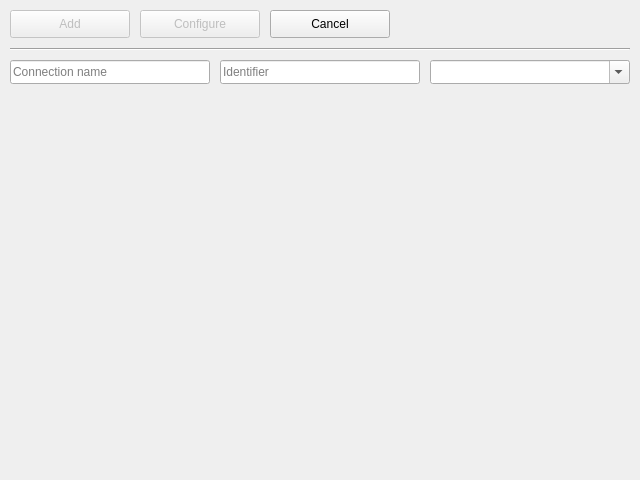
<?xml version="1.0" encoding="UTF-8"?>
<ui version="4.0">
 <class>nForexBridgeConfigurator</class>
 <widget class="QWidget" name="nForexBridgeConfigurator">
  <property name="geometry">
   <rect>
    <x>0</x>
    <y>0</y>
    <width>640</width>
    <height>480</height>
   </rect>
  </property>
  <property name="windowTitle">
   <string>Forex Trading Connection Configurator</string>
  </property>
  <property name="toolTip">
   <string>Forex Trading Connection Configurator</string>
  </property>
  <property name="statusTip">
   <string>Forex Trading Connection Configurator</string>
  </property>
  <property name="whatsThis">
   <string>Forex Trading Connection Configurator</string>
  </property>
  <widget class="QPushButton" name="Add">
   <property name="enabled">
    <bool>false</bool>
   </property>
   <property name="geometry">
    <rect>
     <x>10</x>
     <y>10</y>
     <width>120</width>
     <height>28</height>
    </rect>
   </property>
   <property name="text">
    <string>Add</string>
   </property>
   <property name="default">
    <bool>true</bool>
   </property>
  </widget>
  <widget class="QPushButton" name="Cancel">
   <property name="geometry">
    <rect>
     <x>270</x>
     <y>10</y>
     <width>120</width>
     <height>28</height>
    </rect>
   </property>
   <property name="text">
    <string>Cancel</string>
   </property>
  </widget>
  <widget class="QLineEdit" name="Name">
   <property name="geometry">
    <rect>
     <x>10</x>
     <y>60</y>
     <width>200</width>
     <height>24</height>
    </rect>
   </property>
   <property name="placeholderText">
    <string>Connection name</string>
   </property>
  </widget>
  <widget class="QLineEdit" name="Identifier">
   <property name="geometry">
    <rect>
     <x>220</x>
     <y>60</y>
     <width>200</width>
     <height>24</height>
    </rect>
   </property>
   <property name="placeholderText">
    <string>Identifier</string>
   </property>
  </widget>
  <widget class="QComboBox" name="Modules">
   <property name="geometry">
    <rect>
     <x>430</x>
     <y>60</y>
     <width>200</width>
     <height>24</height>
    </rect>
   </property>
   <property name="toolTip">
    <string>Modules</string>
   </property>
   <property name="statusTip">
    <string>Modules</string>
   </property>
   <property name="whatsThis">
    <string>Modules</string>
   </property>
   <property name="editable">
    <bool>true</bool>
   </property>
  </widget>
  <widget class="Line" name="Line">
   <property name="geometry">
    <rect>
     <x>10</x>
     <y>48</y>
     <width>620</width>
     <height>2</height>
    </rect>
   </property>
   <property name="orientation">
    <enum>Qt::Horizontal</enum>
   </property>
  </widget>
  <widget class="QStackedWidget" name="Stacked">
   <property name="geometry">
    <rect>
     <x>10</x>
     <y>100</y>
     <width>620</width>
     <height>370</height>
    </rect>
   </property>
  </widget>
  <widget class="QPushButton" name="Configure">
   <property name="enabled">
    <bool>false</bool>
   </property>
   <property name="geometry">
    <rect>
     <x>140</x>
     <y>10</y>
     <width>120</width>
     <height>28</height>
    </rect>
   </property>
   <property name="text">
    <string>Configure</string>
   </property>
  </widget>
 </widget>
 <resources/>
 <connections>
  <connection>
   <sender>Add</sender>
   <signal>clicked()</signal>
   <receiver>nForexBridgeConfigurator</receiver>
   <slot>Add()</slot>
   <hints>
    <hint type="sourcelabel">
     <x>69</x>
     <y>23</y>
    </hint>
    <hint type="destinationlabel">
     <x>319</x>
     <y>239</y>
    </hint>
   </hints>
  </connection>
  <connection>
   <sender>Configure</sender>
   <signal>clicked()</signal>
   <receiver>nForexBridgeConfigurator</receiver>
   <slot>Configurator()</slot>
   <hints>
    <hint type="sourcelabel">
     <x>199</x>
     <y>23</y>
    </hint>
    <hint type="destinationlabel">
     <x>319</x>
     <y>239</y>
    </hint>
   </hints>
  </connection>
  <connection>
   <sender>Cancel</sender>
   <signal>clicked()</signal>
   <receiver>nForexBridgeConfigurator</receiver>
   <slot>Cancel()</slot>
   <hints>
    <hint type="sourcelabel">
     <x>329</x>
     <y>23</y>
    </hint>
    <hint type="destinationlabel">
     <x>319</x>
     <y>239</y>
    </hint>
   </hints>
  </connection>
  <connection>
   <sender>Name</sender>
   <signal>textChanged(QString)</signal>
   <receiver>nForexBridgeConfigurator</receiver>
   <slot>TextChanged(QString)</slot>
   <hints>
    <hint type="sourcelabel">
     <x>109</x>
     <y>71</y>
    </hint>
    <hint type="destinationlabel">
     <x>319</x>
     <y>239</y>
    </hint>
   </hints>
  </connection>
  <connection>
   <sender>Identifier</sender>
   <signal>textChanged(QString)</signal>
   <receiver>nForexBridgeConfigurator</receiver>
   <slot>TextChanged(QString)</slot>
   <hints>
    <hint type="sourcelabel">
     <x>319</x>
     <y>71</y>
    </hint>
    <hint type="destinationlabel">
     <x>319</x>
     <y>239</y>
    </hint>
   </hints>
  </connection>
  <connection>
   <sender>Modules</sender>
   <signal>activated(int)</signal>
   <receiver>nForexBridgeConfigurator</receiver>
   <slot>ModuleChanged(int)</slot>
   <hints>
    <hint type="sourcelabel">
     <x>529</x>
     <y>71</y>
    </hint>
    <hint type="destinationlabel">
     <x>319</x>
     <y>239</y>
    </hint>
   </hints>
  </connection>
 </connections>
</ui>
